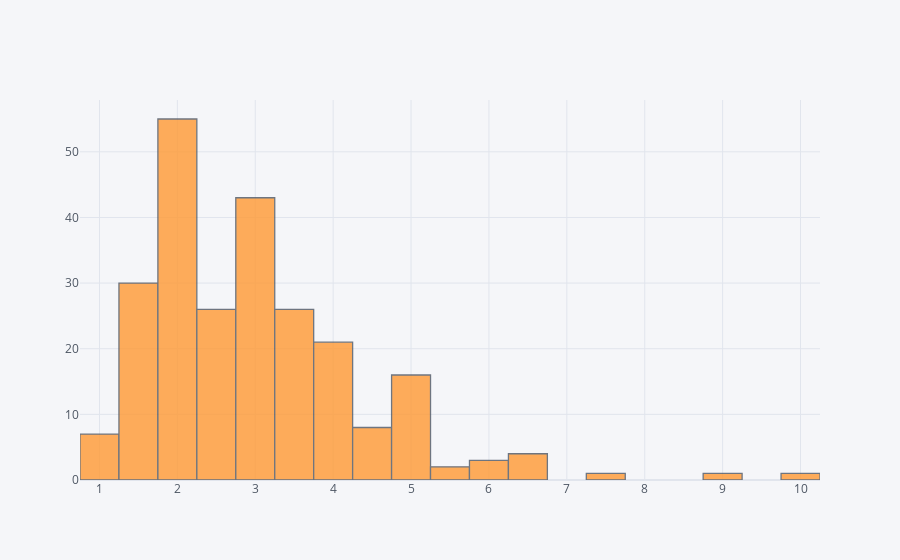

Notebook code for this chart:
### Markdown cell above
# Plotly histrogram ploting

### Code cell
tips['tip'].iplot(kind='hist')

### Figure 1 — Plotly figure (JSON) as saved in the notebook; plotly's stock layout.template omitted (floating-point values rounded to 4 significant figures; data arrays with more than 128 entries replaced by an {"elided": "..."} marker saying what was removed)
{"data": [{"histfunc": "count", "histnorm": "", "marker": {"color": "rgba(255, 153, 51, 1.0)", "line": {"color": "#4D5663", "width": 1.3}}, "name": "tip", "opacity": 0.8, "orientation": "v", "type": "histogram", "x": {"elided": "244 float values"}}], "layout": {"barmode": "overlay", "legend": {"bgcolor": "#F5F6F9", "font": {"color": "#4D5663"}}, "paper_bgcolor": "#F5F6F9", "plot_bgcolor": "#F5F6F9", "title": {"font": {"color": "#4D5663"}}, "xaxis": {"gridcolor": "#E1E5ED", "showgrid": true, "tickfont": {"color": "#4D5663"}, "title": {"font": {"color": "#4D5663"}, "text": ""}, "zerolinecolor": "#E1E5ED"}, "yaxis": {"gridcolor": "#E1E5ED", "showgrid": true, "tickfont": {"color": "#4D5663"}, "title": {"font": {"color": "#4D5663"}, "text": ""}, "zerolinecolor": "#E1E5ED"}}}
